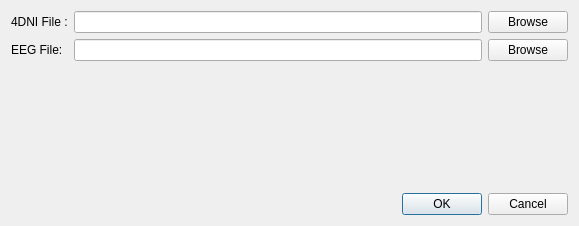
<?xml version="1.0" encoding="UTF-8"?>
<ui version="4.0">
 <class>settingsUi</class>
 <widget class="QDialog" name="settingsUi">
  <property name="geometry">
   <rect>
    <x>0</x>
    <y>0</y>
    <width>579</width>
    <height>226</height>
   </rect>
  </property>
  <property name="windowTitle">
   <string>Choose input files</string>
  </property>
  <property name="windowIcon">
   <iconset resource="../../../resources/AnyWave.qrc">
    <normaloff>:/images/AnyWave_icon.png</normaloff>:/images/AnyWave_icon.png</iconset>
  </property>
  <layout class="QVBoxLayout" name="verticalLayout">
   <item>
    <layout class="QGridLayout" name="gridLayout">
     <item row="0" column="0">
      <widget class="QLabel" name="label">
       <property name="text">
        <string>4DNI File :</string>
       </property>
      </widget>
     </item>
     <item row="0" column="1">
      <widget class="QLineEdit" name="lineEditMEG"/>
     </item>
     <item row="0" column="2">
      <widget class="QPushButton" name="buttonMEG">
       <property name="sizePolicy">
        <sizepolicy hsizetype="Preferred" vsizetype="Fixed">
         <horstretch>0</horstretch>
         <verstretch>0</verstretch>
        </sizepolicy>
       </property>
       <property name="text">
        <string>Browse</string>
       </property>
      </widget>
     </item>
     <item row="1" column="0">
      <widget class="QLabel" name="label_2">
       <property name="text">
        <string>EEG File:</string>
       </property>
      </widget>
     </item>
     <item row="1" column="1">
      <widget class="QLineEdit" name="lineEditEEG"/>
     </item>
     <item row="1" column="2">
      <widget class="QPushButton" name="buttonEEG">
       <property name="sizePolicy">
        <sizepolicy hsizetype="Preferred" vsizetype="Fixed">
         <horstretch>0</horstretch>
         <verstretch>0</verstretch>
        </sizepolicy>
       </property>
       <property name="text">
        <string>Browse</string>
       </property>
      </widget>
     </item>
    </layout>
   </item>
   <item>
    <spacer name="verticalSpacer">
     <property name="orientation">
      <enum>Qt::Vertical</enum>
     </property>
     <property name="sizeHint" stdset="0">
      <size>
       <width>20</width>
       <height>114</height>
      </size>
     </property>
    </spacer>
   </item>
   <item>
    <layout class="QHBoxLayout" name="horizontalLayout">
     <item>
      <spacer name="horizontalSpacer">
       <property name="orientation">
        <enum>Qt::Horizontal</enum>
       </property>
       <property name="sizeHint" stdset="0">
        <size>
         <width>340</width>
         <height>20</height>
        </size>
       </property>
      </spacer>
     </item>
     <item>
      <widget class="QDialogButtonBox" name="buttonBox">
       <property name="standardButtons">
        <set>QDialogButtonBox::Cancel|QDialogButtonBox::Ok</set>
       </property>
      </widget>
     </item>
    </layout>
   </item>
  </layout>
 </widget>
 <layoutdefault spacing="6" margin="11"/>
 <resources>
  <include location="../../../resources/AnyWave.qrc"/>
 </resources>
 <connections>
  <connection>
   <sender>buttonMEG</sender>
   <signal>clicked()</signal>
   <receiver>settingsUi</receiver>
   <slot>browseMEG()</slot>
   <hints>
    <hint type="sourcelabel">
     <x>533</x>
     <y>22</y>
    </hint>
    <hint type="destinationlabel">
     <x>333</x>
     <y>89</y>
    </hint>
   </hints>
  </connection>
  <connection>
   <sender>buttonEEG</sender>
   <signal>clicked()</signal>
   <receiver>settingsUi</receiver>
   <slot>browseEEG()</slot>
   <hints>
    <hint type="sourcelabel">
     <x>546</x>
     <y>61</y>
    </hint>
    <hint type="destinationlabel">
     <x>151</x>
     <y>88</y>
    </hint>
   </hints>
  </connection>
  <connection>
   <sender>buttonBox</sender>
   <signal>accepted()</signal>
   <receiver>settingsUi</receiver>
   <slot>accept()</slot>
   <hints>
    <hint type="sourcelabel">
     <x>458</x>
     <y>99</y>
    </hint>
    <hint type="destinationlabel">
     <x>392</x>
     <y>100</y>
    </hint>
   </hints>
  </connection>
  <connection>
   <sender>buttonBox</sender>
   <signal>rejected()</signal>
   <receiver>settingsUi</receiver>
   <slot>reject()</slot>
   <hints>
    <hint type="sourcelabel">
     <x>541</x>
     <y>102</y>
    </hint>
    <hint type="destinationlabel">
     <x>491</x>
     <y>111</y>
    </hint>
   </hints>
  </connection>
 </connections>
 <slots>
  <slot>browseMEG()</slot>
  <slot>browseEEG()</slot>
 </slots>
</ui>
